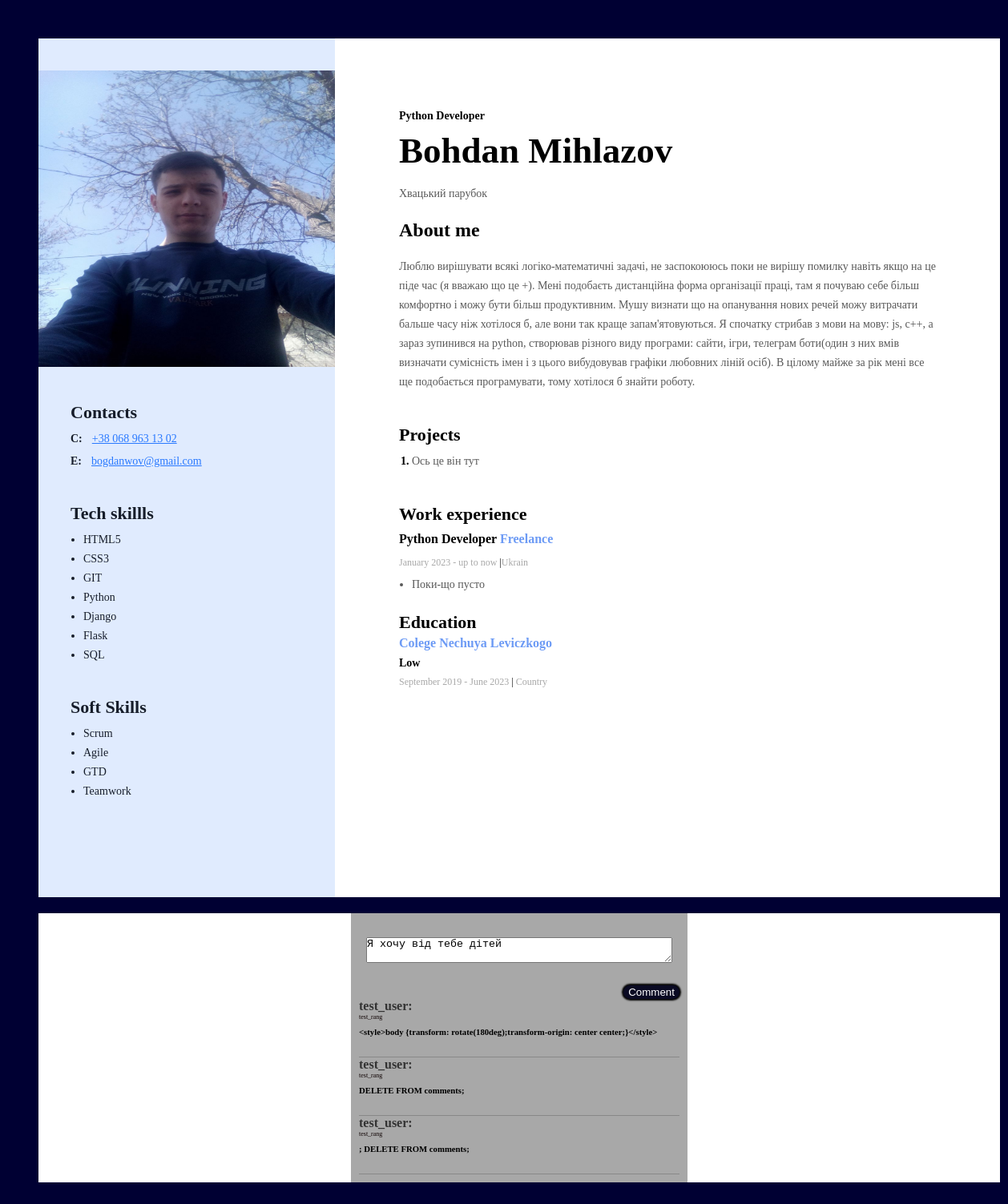
Page /resume/ (signed in) on the committed database.
### tables this page shows
CREATE TABLE comments (id INTEGER REFERENCES users (id), comment TEXT);

CREATE TABLE users (id INTEGER PRIMARY KEY AUTOINCREMENT, NickName TEXT DEFAULT людина, password INTEGER, rang TEXT);

### main.py (the view)
@app.route("/resume/", methods = ["POST", "GET"])
def resume():
    if "userLogged" not in session:
        return make_response(render_template("not_found.html"), 401)
    db = get_db()
    dbase = FDataBase(db)
    if request.method == "POST":
        res = dbase.addPost(request.form.get("commentar"), session["userLogged"])
        return redirect(url_for('resume'))
    return render_template("resume.html", comment = dbase.get_comment())

### db.py (called while the page is built)
    def get_comment(self):
        query = "SELECT comments.comment, users.NickName, users.Rang\
         FROM comments\
         JOIN users ON comments.id = users.id\
         ORDER BY comments.ROWID DESC;"
        try:
            self.__cur.execute(query )
            res = self.__cur.fetchall()
            if res: return res
        except:
            print("error")
        return []

### main.py (called while the page is built)
def connect_db():
    conn = sqlite3.connect(app.config["DATABASE"])
    conn.row_factory = sqlite3.Row
    return conn

def get_db():
    if not hasattr(g, 'link_db'):
        g.link_db = connect_db()
    return g.link_db

### templates/resume.html (shortened to what this page needs)
<!DOCTYPE html>
<html lang="en">
<head>
    <link rel="stylesheet" href="{{ url_for('static', filename='css/style.css') }}">
    <link rel="stylesheet" href="{{ url_for('static', filename = 'css/style.css') }}">
</head>
<body>
    <div class="wrapper">
        <div class="main-content">
            <div class="my-info">
                <h2 class="my-profeshen">Python Developer</h2>
                <h1 class="my-name">Bohdan Mihlazov</h1>
                <p class="my-descr">Хвацький парубок</p>
                <h2>About me</h2>
                <p class="my-descr">Люблю вирішувати всякі логіко-математичні задачі, не заспокоююсь поки не вирішу помилку навіть якщо на це піде час
                (я вважаю що це +). Мені подобаєть дистанційна форма організації праці, там я почуваю себе більш комфортно
                і можу бути більш продуктивним. Мушу визнати що на опанування нових речей можу витрачати бальше часу ніж хотілося б,
                але вони так краще запам'ятовуються. Я спочатку стрибав з мови на мову: js, с++, а зараз зупинився на python,
                створював різного виду програми: сайти, ігри, телеграм боти(один з них вмів визначати сумісність імен і з цього
                вибудовував
                графіки любовних ліній осіб). В цілому майже за рік мені все ще подобається програмувати, тому хотілося б знайти роботу.
                </p>
            </div>
            <div class="my-projects-conteiner">
                <h3 class="my-projects-title">Projects</h3>
                <ol class="my-projects-list">
                    <li class="my-project-item">
                        <span class="my-projects-tech">Ось це він тут</span>
                    </li>
                </ol>
            </div>
            <div>
                <h3 class="work-expirience-title">Work experience</h3>
                <div class="work-expirience-conteiner">
                    <h4 class="work-expirience-compani">Python Developer <span class="compani-name">Freelance</span>
                    </h4>
                    <p class="work-expirience-period">January 2023 - up to now <span
                            class="work-expirience-period-separator">|</span>Ukrain</p>
                    <ul class="work-expirience-duti-list">
                        <li class="work-expirience-duti-item">Поки-що пусто</li>
                    </ul>
                </div>
            </div>
            <div>
                <h3 class="my-education-title">Education</h3>
                <p class="my-education-osvita">Colege Nechuya Leviczkogo</p>
                <p class="my-facultet">Low</p>
                <p class="my-education-period">
                    September 2019 - June 2023 <span class="my-education-period-separator">|</span> Country
                </p>
            </div>
        </div>
        <aside class="sidebar">
            <img src="{{ url_for('static', filename = 'img/My_photo.jpg') }}" alt="My photo" width="370px" height="370">
            <div class="saidbar-content">
                <div class="conteiners-sidebar">
                    <h3 class="sidebar-titles">Contacts</h3>
                    <p class="contacts-item">
                        <span class="contacts-type">C:</span>
                        <a class="contacts-linck" href="tel:+380689631302">+38 068 963 13 02</a>
                    </p>
                    <p class="contacts-item">
                        <span class="contacts-type">E:</span>
                        <a class="contacts-linck" href="mailto:bogdanwov@gmail.com">bogdanwov@gmail.com</a>
                    </p>
                </div>
                <div class="conteiners-sidebar">
                    <h3 class="sidebar-titles">Tech skillls</h3>
                    <ul class="skils-list">
                        <li class="skils-list-item">HTML5</li>
                        <li class="skils-list-item">CSS3</li>
                        <li class="skils-list-item">GIT</li>
                        <li class="skils-list-item">Python</li>
                        <li class="skils-list-item">Django</li>
                        <li class="skils-list-item">Flask</li>
                        <li class="skils-list-item">SQL</li>
                    </ul>
                </div>
                <div class="conteiners-sidebar">
                    <h3 class="sidebar-titles">Soft Skills</h3>
                    <ul class="skils-list">
                        <li class="skils-list-item">Scrum</li>
                        <li class="skils-list-item">Agile</li>
                        <li class="skils-list-item">GTD</li>
                        <li class="skils-list-item">Teamwork</li>
                    </ul>
                </div>
            </div>
        </aside>
    </div>
    <div class="comments">
        <div class="coments_chaild">
            <form action="/resume" method="post">
                <textarea type="text" name="commentar" id="" maxlength="200" required>Я хочу від тебе дітей</textarea><br>
                <button type="submit">Comment</button>
            </form>
        {% for com in comment %}
        <div class="comment">
            <h4> {{com.NickName}}: </h2>
            <p> {{com.Rang}} </p>
            <h6> {{ com.comment }}</h6>
        </div>
        {% endfor %}
    </div>
    </div>
</body>
</html>

### static/css/style.css (style rules this page uses)
body { background: #003; padding: 40px 40px 40px 40px; }
ul, ol { margin-top: 0; margin-bottom: 0; }
.wrapper { width: 1200px; display: flex; flex-direction: row-reverse; background: #FFF; margin: 0 auto; }
.main-content { padding: 88px 80px 40px 80px; box-sizing: border-box; width: 100%; }
.sidebar { width: 370px; background: #E0EBFE; padding-top: 40px; padding-bottom: 40px; box-sizing: border-box; }
.saidbar-content { padding:40px 40px 40px; box-sizing: border-box; }
.sidebar-titles { color: #161D2A; font-size: 22px; font-weight: 700; line-height: normal; margin-top: 0; margin-bottom: 8px; }
.contacts-type { color: #161D2A; font-size: 14px; font-weight: 700; line-height: 24px; margin-right: 8px; }
.contacts-linck { color: #2979FF; font-size: 14px; font-weight: 400; line-height: 24px; text-decoration-line: underline; }
.contacts-item { margin-top: 0; margin-bottom: 4px; }
.conteiners-sidebar { margin-bottom: 40px; }
.skils-list { padding-left: 16px; }
.skils-list-item { color: #161D2A; font-size: 14px; font-weight: 400; line-height: 24px; }
.my-profeshen { color: #000; font-size: 14px; font-weight: 700; line-height: 17px; margin-top: 0; margin-bottom: 8px; }
.my-name { color: #000; font-size: 45px; font-weight: 700; line-height: 55px; margin-top: 0; margin-bottom: 12px; }
.my-descr { color: #595959; font-size: 14px; font-weight: 400; line-height: 24px; }
.my-info { margin-bottom: 40px; }
.my-projects-title { color: #000; font-size: 22px; font-weight: 700; line-height: 27px; margin-top: 0; margin-bottom: 8px; }
.my-projects-list { padding-left: 16px; }
.my-project-item { color: #000; font-size: 14px; font-weight: 700; line-height: 24px; }
.my-projects-tech { color: #595959; font-family: Montserrat; font-size: 14px; font-style: normal; font-weight: 400; line-height: 24px; }
.my-projects-conteiner { margin-bottom: 40px; }
.work-expirience-title { color: #000; font-size: 22px; font-weight: 700; line-height: 27px; margin-top: 0; margin-bottom: 8px; }
.work-expirience-compani { color: #000; font-size: 16px; font-weight: 700; line-height: 20px; margin-top: 0; margin-bottom: 12px; }
.compani-name { color: #6D9BF5; }
.work-expirience-period { color: #A8A8A8; font-size: 12px; font-weight: 400; line-height: 15px; margin-bottom: 8px; }
.work-expirience-period-separator { color: #000; }
.work-expirience-duti-list { padding-left: 16px; }
.work-expirience-duti-item { color: #595959; font-size: 14px; font-weight: 400; line-height: 24px; }
.work-expirience-conteiner { margin-bottom: 12px; }
.my-education-title { color: #000; font-size: 22px; font-weight: 700; line-height: normal; margin-bottom: 4px; }
.my-education-osvita { color: #6D9BF5; font-size: 16px; font-weight: 700; line-height: normal; margin-top: 0; margin-bottom: 8px; }
.my-facultet { color: #000; font-size: 14px; font-weight: 700; line-height: normal; margin-top: 0; margin-bottom: 8px; }
.my-education-period { color: #A8A8A8; font-size: 12px; font-weight: 400; line-height: normal; margin-top: 0; margin-bottom: 8px; }
.my-education-period-separator { color: #000000; }
.comments { width: 1200px; background: #FFF; margin: 0 auto; margin-left: auto; margin-right: auto; }
form { text-align: right; }
.coments_chaild { margin-top:20px ; padding: 10px; background: #A8A8A8; width: 400px; margin-left: auto; margin-right: auto; }
textarea { display: flex; align-items: center; margin-left: auto; margin-right: auto; margin-top: 20px; padding: 0; width: 380px; }
button { margin-top: 10px; display: inline-block; background-color:#0a0a23; color: #fff; border:none; border-radius:10px; box-shadow: 0px 0px 2px 2px rgb(0,0,0); }
.comment { border-bottom: 1px solid #888; }
.comment p { color: #0e0202; font-size: 8px; margin: 0; margin-bottom: 8px; }
.comment h4 { margin: 0; color: #333; }
h6 { margin-top: 0; }

### rows in the picture
comments: NickName "test_user", Rang "test_rang", comment "<style>body {transform: rotate(180deg);transform-origin: center center;}</style>"
comments: NickName "test_user", Rang "test_rang", comment "DELETE FROM comments;"
comments: NickName "test_user", Rang "test_rang", comment "; DELETE FROM comments;"
